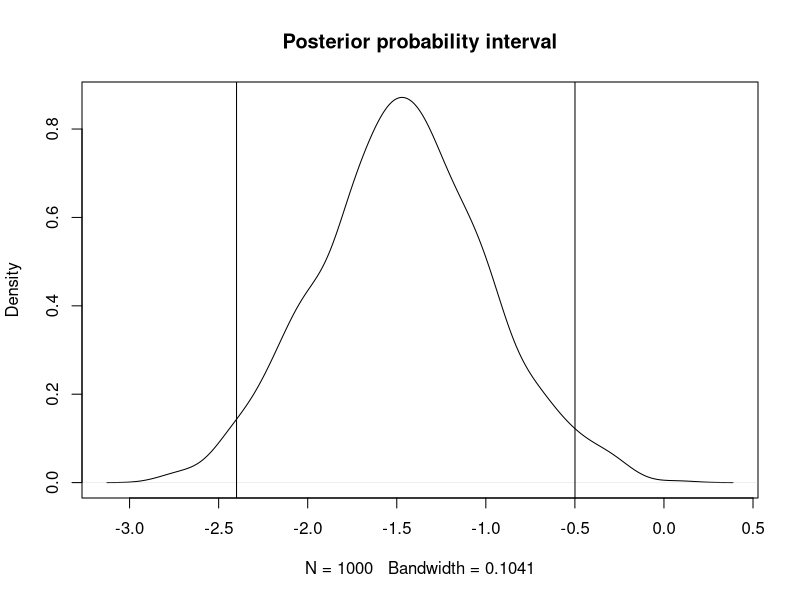
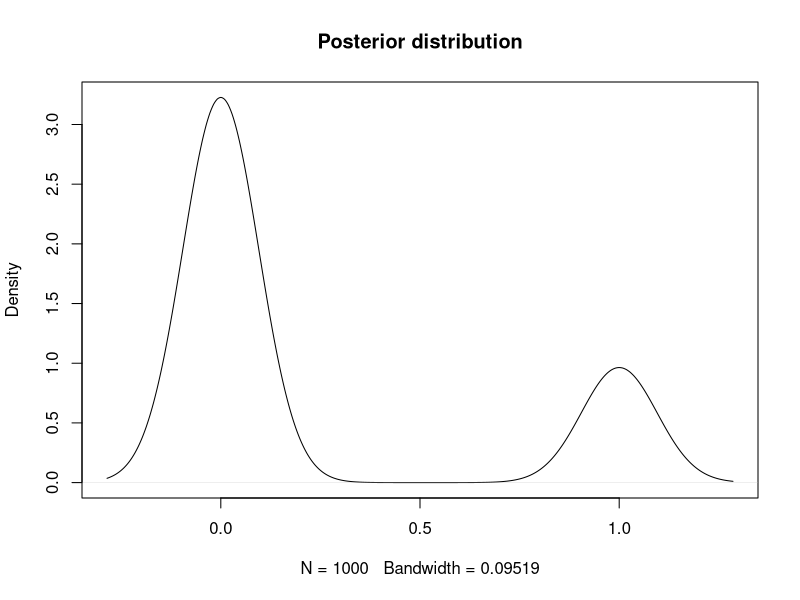
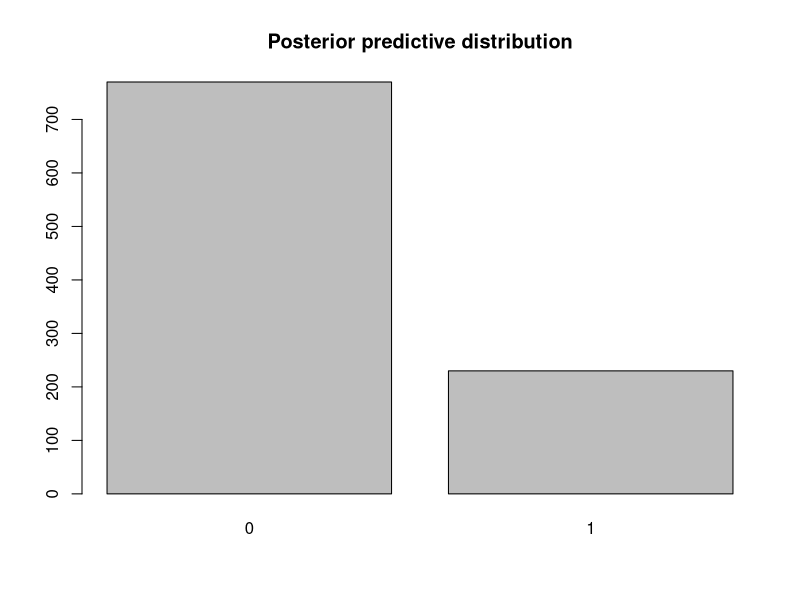
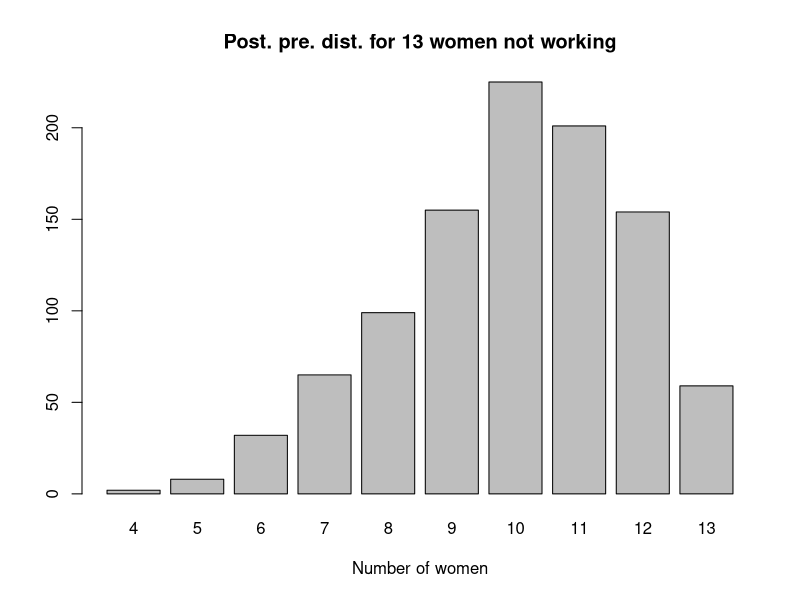

R code for these plots, in order:
# Assignment 2 Posterior approximation for classification with logistic regression
#The dataset WomenAtWork.dat contains n = 132 observations on the following eight variables related to women:

#2.a) 
#Consider the logistic regression model: Pr(y = 1|x, β) =  exp(xTβ) / (1 + exp (xT β))
# where y equals 1 if the woman works and 0 if she does not.
#x is a 7-dimensional vector containing the seven features (including a 1 to model the intercept). 
#The goal is to approximate the posterior distribution of the parameter vector β with a multivariate normal distribution
#  β|y, x ∼ N(B_hat, J^-1(B_hat)) where B_hat is the posterior mode and J(B_hat) = −∂2 lnp(β|y)|
#  Note that   ∂ β ∂ β T β = B_hat is the negative of ∂2 ln p(β|y) the observed Hessian evaluated at the posterior mode.
#Note that ∂β∂βT is a 7 × 7 matrix with second derivatives on the diagonal and cross-derivatives ∂2 ln p(β|y) ∂βi∂βj on the off-diagonal. 
#You can compute this derivative by hand, but we will let the computer do it numerically for you. 
#Calculate both B_hat and J(B_hat) by using the optim function in R. 
#[Hint: You may use code snippets from my demo of logistic regression in Lecture 6.] Use the prior β ∼ N(0,τ2I), where τ = 2.
#  Present the numerical values of β ̃ and J−1(β ̃) for the WomenAtWork dat
#a. Compute an approximate 95% equal tail posterior probability interval for the regression coefficient to the variable NSmallChild. 
#Would you say that this feature is of importance for the probability that a woman works?
#[Hint: You can verify that your estimation results are reasonable by comparing the posterior means
# to the maximum likelihood estimates, given by: glmModel <- glm(Work ~ 0 + ., data = WomenAtWork, family = binomial).]


#Import packages
library(mvtnorm)

#Read the data
data <-  (read.table("WomenAtWork.dat", header=TRUE))
Xnames <- names(data[,2:ncol(data)]) #Names of columns
head(data)
n_rows <- dim(data)[1]  #number of observations


LogPostLogistic <- function(betas,y,X,mu,Sigma){
  linPred <- X%*%betas;
  logLik <- sum( linPred*y - log(1 + exp(linPred)) );
  #if (abs(logLik) == Inf) logLik = -20000; # Likelihood is not finite, stear the optimizer away from here!
  logPrior <- dmvnorm(betas, mu, Sigma, log=TRUE);
  
  return(logLik + logPrior)
}

#initialize variables
set.seed(123)
y <- as.numeric(data[,1]) #target output
X <- as.matrix(data[,-1]) #training data
X <- apply(X, c(1, 2), as.numeric) #convert from characters to doubles
n_col <- dim(X)[2] #number of columns in training data
tao = 2 #prior std.dev for Beta
initVal <- matrix(0,n_col,1) #initial values for Beta
mu <- as.matrix(rep(0,n_col)) # Prior mean vector for Beta
Sigma <- tao^2*diag(n_col) # Prior covariance matrix for Beta
logPost <- LogPostLogistic; #function to be minimized

OptimRes <- optim(initVal,logPost,gr=NULL,y,X,mu,Sigma,method=c("BFGS"),control=list(fnscale=-1),hessian=TRUE)

# Printing the results of mean and variance of normally distributed Beta 
OptimBeta <- OptimRes$par
names(OptimBeta) <- Xnames # Naming the coefficient by covariates
PostCov <- solve(-OptimRes$hessian) #get covariance matrix by inverting the negative hessian
approxPostStd <- sqrt(diag(PostCov)) # Computing approximate standard deviations.
names(approxPostStd) <- Xnames # Naming the coefficient by covariates
print('The posterior mode is:')
print(OptimBeta)
print('The approximate posterior standard deviation is:')
print(approxPostStd)

#Draw samples from distribution of NSmallChild
my <- OptimBeta[6] #mean of Beta[NSmallChild]
sigma <-approxPostStd[6] #std.dev of Beta[NSmallChild]
samples <- rnorm(1000, my, sigma)
quantiles <-  quantile(samples, c(0.025, 0.975))
plot(density(samples), main="Posterior probability interval")
abline(v=quantiles)
print("Upper and lower bounds are:")
print(quantiles)

#Check that estimation results are reasonable
glmModel <- glm(Work ~ 0 + ., data = data, family = binomial)
print(OptimBeta)
print(glmModel$coefficients)
#values are similar, estimation seems reasonable. Since the boundary is negative, it seems like a higher number 
#of small children makes a woman less likely to work. 

#b) Use your normal approximation to the posterior from (a). 
#Write a function that simulate draws from the posterior predictive distribution of Pr(y = 0|x), 
#where the values of x corresponds to a 40-year-old woman, with two children (4 and 7 years old), 
#11 years of education, 7 years of experience, and a husband with an income of 18. 
#Plot the posterior predictive distribution of Pr(y = 0|x) for this woman.
#[Hints: The R package mvtnorm will be useful. Remember that Pr(y = 0|x) can be calculated for each posterior draw of β.]

#sigmoid function
sigmoid <- function(x, beta) {
  s <- beta %*% x
  return (exp(s) / (1+exp(s)))
}

set.seed(123)
PostStd <- c(approxPostStd) #convert to vector
beta_samples <- rmvnorm(n=1000, mean=OptimBeta, sigma=PostCov) #draw samples of Beta from the distribution
x <- c(1, 18, 11, 7, 40, 1, 1) #values for a single sample of x

y <- rep(0,1000)
for(i in 1:1000) {
  y[i] = sigmoid(x, beta_samples[i,]) 
}

#draw random binomial samples given the probabilities
predictions <- rep(0,1000)
for(i in seq_along(y)) {
  p = y[i] #probability
  predictions[i] <- rbinom(1,1,p) 
}
plot(density(predictions), main="Posterior distribution")
barplot(table(predictions), main="Posterior predictive distribution") 
#We can see that the prediction is 0 for approximately 80% of the samples, which means it is
#likely that this woman does not work.

#c) Now, consider 13 women which all have the same features as the woman in (b). 
#Rewrite your function and plot the posterior predictive distribution for the number of women, 
#out of these 13, that are not working. 
#[Hint: Simulate from the binomial distribution, which is the distribution for a sum of Bernoulli random variables.]
set.seed(123)
n_women <- 13
y <- rep(0,1000)
predictions <- c()

#samples from Beta distribution 1000 times and make predictions. Simulate from binomial distribution for the 13 women. 
beta_samples <- rmvnorm(n=1000, mean=OptimBeta, sigma=PostCov) #draw samples of Beta from the distribution
for (i in 1:1000) {
  y[i] <- sigmoid(x, beta_samples[i,]) #probabilities
  predictions <- c(predictions, n_women-rbinom(n=1, size=n_women, y[i])) #simulate from binomial distribution where each result is prediction of number of women working
}

barplot(table(predictions), main=paste("Post. pre. dist. for", n_women, "women not working"), xlab="Number of women")
#The conclusion is that according to the posterior predictive distribution, it seems that 11 women most likely does not work, with high numbers
#for 8-12 women not working. 

